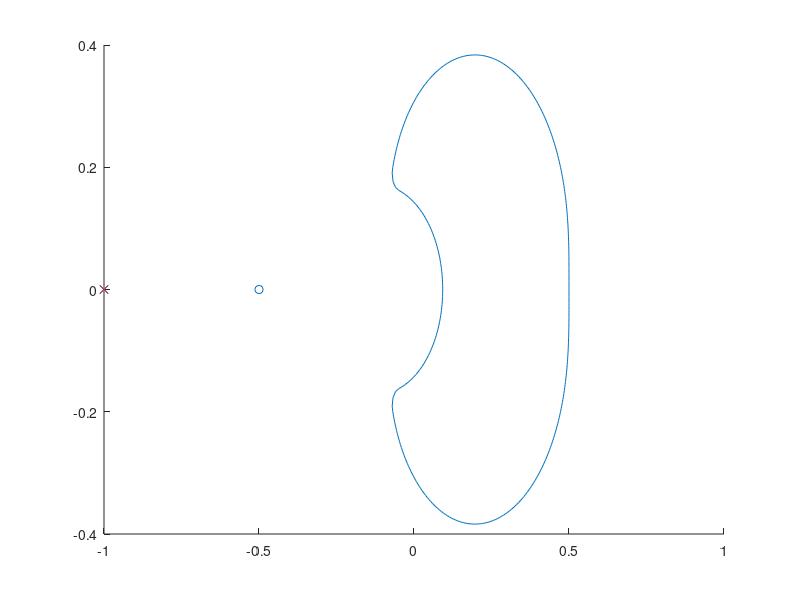

MATLAB code for this plot: (Note: this script raises an error after producing the figure.)
% -------------------------------------------------------------------------
%   Animated Nyquist Plot
%   *********************
%
%   Author: Stefan Rickli
%
%   Version 1.0, 2016-11-05
%   
% -------------------------------------------------------------------------

function [] = animated_nyquist_plot()
    clear; close all;
    
    %% debug
    t_min = 0;
    t_max = 1;
    
    %% user input: transfer function
    g.zeros = [-0.5];        % zeros of transfer function
    g.poles = [-1,-1,-1];     % poles of transfer function
    
    %% initialization
    g.tf = getTransferFunction(g.zeros, g.poles);
    global animationParams;
    animationParams = struct('duration', 0, 'fps', 0, 'trail_length', 0, 'x0_in', [], 'x0_out', [], 'dims_in', [], 'dims_out', [], 'N_frames', 0, 'N_trail', 0);
    
    
    %% user input: animation and window parameters
    animationParams.duration = 20;      % [s]
    animationParams.fps = 20;           % [frames/s]
    animationParams.trail_length = 0.1; % [0<trail_length<1]
    
    animationParams.x0_in = [0;0];      % center of left plot
    animationParams.x0_out = [0.2;0];   % center of right plot
    animationParams.dims_in = [5;5];    % width and heigth of left plot
    animationParams.dims_out = [2;2];   % width and heigth of right plot   
    
    %% preparations
    % prepare frame buffer
    animationParams.N_frames = animationParams.duration * animationParams.fps;
    animationParams.N_trail = fix(animationParams.N_frames * animationParams.trail_length);
    
    % set up parametrisation according to duration and fps
    t_step = (t_max-t_min)/(animationParams.N_frames-1);
    t = t_min:t_step:t_max;
    
    % prepare t-intervals that are plotted on each frame, considering the
    % set number of trail-values
    t_vec = cell(animationParams.N_frames,1);
    for ii = 1:animationParams.N_frames
        t_vec{ii} = t(max(1,ii-animationParams.N_trail):ii);
    end
    
    t_indexes = cell(animationParams.N_frames,1);
    for ii = 1:animationParams.N_frames
        t_indexes{ii} = max(1,ii-animationParams.N_trail):ii;
    end
    
    %% calculate the function values
    in = getInputFunctionHandle();
    nyq = @(t) g.tf(in(t));
    
    in_values = in(t);
    nyq_values = nyq(t);
    
    %% drawings
    global windowLimits;
    
    % plot of the transfer function (nyquist plot)
    windowLimits.xmin = animationParams.x0_out(1) - animationParams.dims_out(1)/2;
    windowLimits.xmax = animationParams.x0_out(1) + animationParams.dims_out(1)/2;
    windowLimits.ymin = animationParams.x0_out(2) - animationParams.dims_out(2)/2;
    windowLimits.ymax = animationParams.x0_out(2) + animationParams.dims_out(2)/2;
    
    frames_nyquist = drawFunction(nyq_values, g.zeros, g.poles, t, t_indexes, animationParams.x0_out, animationParams.dims_out);
    
    % plot of the corresponding input function (D-curve)
    windowLimits.xmin = animationParams.x0_in(1) - animationParams.dims_in(1)/2;
    windowLimits.xmax = animationParams.x0_in(1) + animationParams.dims_in(1)/2;
    windowLimits.ymin = animationParams.x0_in(2) - animationParams.dims_in(2)/2;
    windowLimits.ymax = animationParams.x0_in(2) + animationParams.dims_in(2)/2;
    
    frames_input = drawFunction(in_values, g.zeros, g.poles, t, t_indexes, animationParams.x0_in, animationParams.dims_in);    
    
    %% combining the frames
    frames_combined(animationParams.N_frames) = struct('cdata',[],'colormap',[]);
    for ii = 1:animationParams.N_frames
        frames_combined(ii).cdata = zeros(size(frames_input(1).cdata)*[1,0,0;0,2,0;0,0,1],'uint8');
        frames_combined(ii).cdata(:,1:length(frames_input(1).cdata(1,:,1)),:) = frames_input(ii).cdata;
        frames_combined(ii).cdata(:,length(frames_input(1).cdata(1,:,1))+1:2*length(frames_input(1).cdata(1,:,1)),:) = frames_nyquist(ii).cdata;
    end
    
    %% display the combined frames
    figure;
    imshow(frames_combined(1).cdata); % only there to circumvent a display bug
    movie(frames_combined,100,animationParams.fps);
    
    
end

%% drawing functions
function [frames] = drawFunction(values, zeros, poles, t, t_indexes, x0, dims)
    
    % calculate the truncated values of the function (according to window
    % params)
    truncated_values = trunc(values);
    
    % preallocate space for frames to be stored
    global animationParams;
    frames(animationParams.N_frames) = struct('cdata',[],'colormap',[]);    
    
    fig = figure;%('Visible', 'off');
    hold on;
    x_params = [x0(1) - dims(1)/2, x0(1) + dims(1)/2];
    y_params = [x0(2) - dims(2)/2, x0(2) + dims(2)/2];
    
    % plot zeros and poles
    N_zeros = length(zeros);
    for z = 1:N_zeros;
        scatter(real(zeros(z)),imag(zeros(z)),'o');
    end
    
    N_poles = length(poles);
    for p = 1:N_poles;
        scatter(real(poles(p)),imag(poles(p)),'x');
    end
    
    % plot the full curve with some transparency
    p_full = plot(truncated_values);
    p_full.Color(4) = 0.3;
    
    % prepare intialized objects to work on during the for-loop
    p_trail = plot(0,0);
    set(p_trail,'linewidth',2);
    
    arrow = annotation('line',[0 0],[1 0]);
    
    head_value_prev = values(animationParams.N_frames - 1); % needed for arrow direction

    % set the visual params of the figure
    axis equal; % for 1:1 aspect ratio
    xlim(x_params), ylim(y_params);
    ax = gca; ax.XAxisLocation = 'origin'; ax.YAxisLocation = 'origin'; % move the axes into the origin
    
    for ii = 1:animationParams.N_frames        
        % plot the trail
        set(p_trail,'XData',real(truncated_values(t_indexes{ii})),'YData',imag(truncated_values(t_indexes{ii})));
        
        % draw the (arrow-)head of the animation
        delete(arrow);        
        head_value = values(ii);
        phi = angle(head_value - head_value_prev);
        arrow = drawArrow([real(truncated_values(ii)),imag(truncated_values(ii))],phi);
        
        title(['value at triangle = ' num2str(head_value)]);
        
        % save the current frame
        frames(ii) = getframe(gcf);
        
        head_value_prev = head_value;
    end
    close(fig);
end

function arrowHandle = drawArrow(x0, phi)
    l = 0.2;                    % length of arrow
    r = l*[cos(phi),sin(phi)];
    
    arrowHandle = annotation('Arrow');
    set(arrowHandle,'parent',gca,'position',[x0-r,r]);
end

%% shapes
% t is in the following range 0<=t<=1.
% the shape should be continuous and a closed curve (i.e. shape(0)=shape(1))
function inputFunctionHandle = getInputFunctionHandle()
    %inputFunctionHandle = @(t) unitCircle(t);
    %inputFunctionHandle = @(t) dCurve(t);
    inputFunctionHandle = @(t) roundedCurve(t);
end

% testfunction
function z = unitCircle(x)
    z = exp(2*pi*i.*x);
end

% this D-shaped curve has small arcs at the edges to smooth them and
% make the derivative of the curve continuous
% The shape is basically split into 5 parts to which the indexes correspond
% The two parameters one can play with are phi, which determines the degree
% of roundoff (0<phi<180) and the radius of the big arc R.
function z = roundedCurve(t)
    % round-off parameter
    phi = deg2rad(5);
    
    % big radius parameter
    R = 2;
    
    % calculate values of the small round-off circles
    r = R*sin(phi)/(1+sin(phi));
    m2 = r + i*sqrt(R^2-2*R*r);
    m4 = r - i*sqrt(R^2-2*R*r);
    
    % need to know how long the parts are
    d1 = sqrt(R^2-2*R*r);
    d2 = r*(pi/2 + phi);
    d3 = R*(pi - 2*phi);
    d4 = d2;
    d5 = d1;
    
    % length of the round part (small arcs + big arc)
    d_arcs = d2 + d3 + d4;
    
    % calculate the t-values at which two adjacent regions touch
    % the only arbitrary choice here is t12. together with t45 it
    % determines the fraction of time we need for the y-axis part of the
    % D-curve.
    % the v-values are velocity-factors
    t12 = 2/5; 
    t45 = 1-t12;
    v_ave = d_arcs / (t45 - t12);
    
    t23 = t12 + d2/v_ave;
    t34 = 1-t23;
    
    v11 = 3; % again the only arbitrary choice amongst the velocity-factors. determines the speed of the animation near the origin.
    v12 = (d1-v11*t12)/t12^4;
    v51 = v11;
    v52 = v12;
    
    z = zeros(length(t),1);
    for ii = 1:length(t)
        if t(ii) <= t12
            z(ii) = (v11*t(ii) + v12*t(ii)^4)*i; % part 1
        elseif t(ii) > t12 && t(ii) < t23
            z(ii) = m2 + r*exp(i*(pi - (t(ii)-t12)*(pi/2 + phi)/(t23-t12))); % part 2
        elseif t(ii) > t23 && t(ii) < t34
            z(ii) = R*exp(i*(pi/2 - phi - (t(ii)-t23)*(pi-2*phi)/(t34-t23))); % part 3
        elseif t(ii) > t34 && t(ii) < t45
            z(ii) = m4 + r*exp(i*(phi - pi/2 - (t(ii)-t34)*(pi/2 + phi)/(t45-t34))); % part 4
        else
            z(ii) = -(v51*(1-t(ii)) + v52*(1-t(ii))^4)*i; % part 5
        end
    end
end

% this D-curve has sharp edges which cause the arrow in the plot to jump!
function z = dCurve(x)
    r = 10;
    part = 0.3;
    v = 90;
    t = 3;
    c = (r-t*part)/exp(v*part);
    
    z = zeros(length(x),1);
    for ii = 1:length(x)
        if x(ii) <= part
            z(ii) = (t*x(ii)+c*exp(v*x(ii)))*i;
        elseif x(ii) > part && x(ii) < 1-part
            z(ii) = r*exp(i* (pi/2 * (1-(x(ii)-part)/(0.5-part))));
        else
            z(ii) = -(t*(1-x(ii))+c*exp(v*(1-x(ii))))*i;
        end
    end
end

%% transfer function preparation
function g = getTransferFunction(zeros,poles)
    g = @(t) polyval(poly(zeros),t)./polyval(poly(poles),t);
end

%% various stuff
% this function clips the input values to the maximum value allowed inside
% the plot
function z = trunc(x)
    global windowLimits;
    
    z = max(windowLimits.xmin, min(windowLimits.xmax, real(x))) ...
        + i*max(windowLimits.ymin, min(windowLimits.ymax, imag(x)));
end